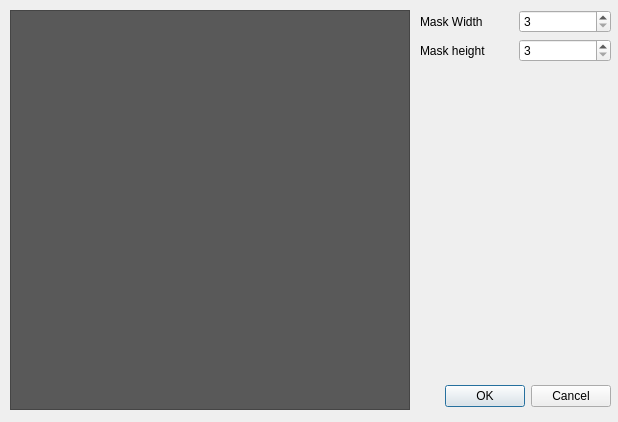
<?xml version="1.0" encoding="UTF-8"?>
<ui version="4.0">
 <class>DialogCustomFilter</class>
 <widget class="QDialog" name="DialogCustomFilter">
  <property name="geometry">
   <rect>
    <x>0</x>
    <y>0</y>
    <width>618</width>
    <height>422</height>
   </rect>
  </property>
  <property name="windowTitle">
   <string>Custom Filter</string>
  </property>
  <property name="windowIcon">
   <iconset resource="../icon.qrc">
    <normaloff>:/icon/simpleProcessing.ico</normaloff>:/icon/simpleProcessing.ico</iconset>
  </property>
  <widget class="QDialogButtonBox" name="buttonBox">
   <property name="geometry">
    <rect>
     <x>430</x>
     <y>380</y>
     <width>181</width>
     <height>32</height>
    </rect>
   </property>
   <property name="orientation">
    <enum>Qt::Horizontal</enum>
   </property>
   <property name="standardButtons">
    <set>QDialogButtonBox::Cancel|QDialogButtonBox::Ok</set>
   </property>
  </widget>
  <widget class="QTableWidget" name="tableWidget_maskInput">
   <property name="geometry">
    <rect>
     <x>10</x>
     <y>10</y>
     <width>400</width>
     <height>400</height>
    </rect>
   </property>
   <property name="styleSheet">
    <string notr="true">background-color: rgb(89, 89, 89);</string>
   </property>
   <property name="inputMethodHints">
    <set>Qt::ImhDigitsOnly</set>
   </property>
   <property name="rowCount">
    <number>0</number>
   </property>
  </widget>
  <widget class="QWidget" name="layoutWidget">
   <property name="geometry">
    <rect>
     <x>420</x>
     <y>10</y>
     <width>191</width>
     <height>52</height>
    </rect>
   </property>
   <layout class="QVBoxLayout" name="verticalLayout">
    <item>
     <layout class="QHBoxLayout" name="horizontalLayout">
      <item>
       <widget class="QLabel" name="label">
        <property name="text">
         <string>Mask Width</string>
        </property>
       </widget>
      </item>
      <item>
       <widget class="QSpinBox" name="spinBox_maskWidth">
        <property name="minimum">
         <number>3</number>
        </property>
        <property name="maximum">
         <number>19</number>
        </property>
        <property name="singleStep">
         <number>2</number>
        </property>
       </widget>
      </item>
     </layout>
    </item>
    <item>
     <layout class="QHBoxLayout" name="horizontalLayout_2">
      <item>
       <widget class="QLabel" name="label_2">
        <property name="text">
         <string>Mask height</string>
        </property>
       </widget>
      </item>
      <item>
       <widget class="QSpinBox" name="spinBox_maskHeight">
        <property name="minimum">
         <number>3</number>
        </property>
        <property name="maximum">
         <number>19</number>
        </property>
        <property name="singleStep">
         <number>2</number>
        </property>
       </widget>
      </item>
     </layout>
    </item>
   </layout>
  </widget>
 </widget>
 <resources>
  <include location="../icon.qrc"/>
 </resources>
 <connections>
  <connection>
   <sender>buttonBox</sender>
   <signal>accepted()</signal>
   <receiver>DialogCustomFilter</receiver>
   <slot>accept()</slot>
   <hints>
    <hint type="sourcelabel">
     <x>248</x>
     <y>254</y>
    </hint>
    <hint type="destinationlabel">
     <x>157</x>
     <y>274</y>
    </hint>
   </hints>
  </connection>
  <connection>
   <sender>buttonBox</sender>
   <signal>rejected()</signal>
   <receiver>DialogCustomFilter</receiver>
   <slot>reject()</slot>
   <hints>
    <hint type="sourcelabel">
     <x>316</x>
     <y>260</y>
    </hint>
    <hint type="destinationlabel">
     <x>286</x>
     <y>274</y>
    </hint>
   </hints>
  </connection>
 </connections>
</ui>
